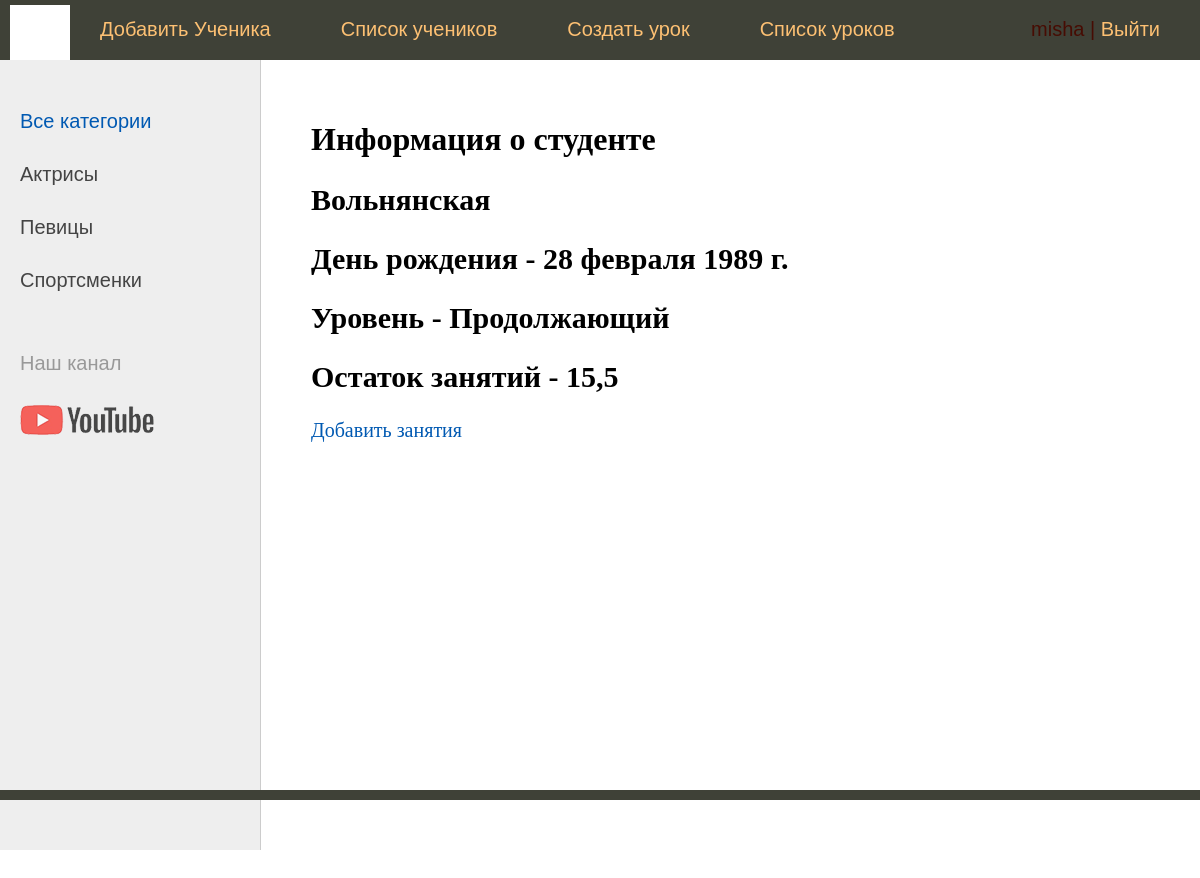
The page /student/2/ (signed in) on the database its author committed.
### tangoschool/models.py (models this page shows, shortened)
class Student(models.Model):
    id = models.AutoField(primary_key=True, unique=True)
    user = models.CharField(max_length=15, unique=True)
    first_name = models.CharField(max_length=25)
    last_name = models.CharField(max_length=50)
    email = models.EmailField(max_length=70, unique=True)
    birth_day = models.DateField(blank=True, null=True, verbose_name="День рождения")
    phone_number = models.CharField(max_length=15, unique=True, blank=True, null=True, verbose_name="Номер телефона")
    photo = models.ImageField(upload_to='students/', blank=True, null=True, verbose_name="фото")
    level = models.CharField(max_length=30, choices=[("Продолжающий", 'advanced'), ('Начинающий', 'beginner')],
                             blank=True, null=True, verbose_name="Уровень подготовки")
    is_active = models.BooleanField(default=True, verbose_name="Статус активности", editable=True)
    lessons_balance = models.FloatField(default=0, verbose_name="Количество занятий")
    class Meta:
        verbose_name = 'student'
        verbose_name_plural = 'students'
        ordering = ['-is_active', 'last_name']

### tangoschool/views.py (the view)
# urls.py: path('student/<int:pk>/', ShowStudent.as_view(), name='student'),
class ShowStudent(LoginRequiredMixin, DataMixin, DetailView):
    model = Student
    template_name = "tangoschool/student_show.html"
    context_object_name = 'student'
    def get_context_data(self, *, objects_list=None, **kwargs):
        context = super().get_context_data(**kwargs)
        c_def = self.get_user_context(title="Информация о студенте")
        return dict(list(context.items()) + list(c_def.items()))

### tangoschool/utils.py (called while the page is built)
    def get_user_context(self, **kwargs):
        context = kwargs
        user_menu = menu.copy()
        if not self.request.user.is_authenticated:
            user_menu = []
        if self.request.user.is_authenticated and not self.request.user.is_staff:
            del(user_menu[0:4])
            context['menu'] = user_menu
        if self.request.user.is_authenticated and self.request.user.is_staff:
            user_menu.pop(4)
        context['menu'] = user_menu
        return context

### tangoschool/templates/tangoschool/student_show.html (shortened to what this page needs)
{% extends 'tangoschool/base.html' %}
{% block content %}
<h1> {{ title }}</h1>
    <h2>{{ student.last_name }}  {{ student.first }}</h2>
    <h2>День рождения -  {{ student.birth_day }}</h2>
    <h2>Уровень -  {{ student.level }}</h2>
    <h2>Остаток занятий -  {{ student.lessons_balance }}</h2>
    <a href="{% url 'buy_lessons' pk=student.pk %}" class="btn btn-primary">Добавить занятия</a>
{% endblock %}

### tangoschool/templates/tangoschool/base.html (shortened to what this page needs)
{% load static %}
<!doctype html>
<html lang="en">
<head>
    <link type="text/css" href="{% static 'tangoschool/css/styles.css' %}" rel="stylesheet"/>
</head>
<body>
<table class="table-page" border=0 cellpadding="0" cellspacing="0">
    <tr>
        <td valign=top>
            {% block mainmenu %}
                <div class="header">
                    <ul id="mainmenu" class="mainmenu">
                        <li class="logo"><a href="{% url 'home' %}">
                            <div class="logo"></div>
                        </a></li>
                        {% for m in menu %}
                            <li><a href='{% url m.url_name %}'>{{ m.title }}</a></li>
                        {% endfor %}
                        {% if request.user.is_authenticated %}
                            <li class="last"> {{ user.username }} | <a href="{% url 'logout' %}">Выйти</a></li>
                        {% else %}
                            <li class="last"><a href='{% url 'login' %}'>Войти</a>
                            </li>
                        {% endif %}
                        {% if request.user.is_staff %}
                            <li><a href="/admin/">Админ</a></li>
                        {% endif %}
                    </ul>
                </div>
            {% endblock mainmenu %}
            <table class="table-content" border=0 cellpadding="0" cellspacing="0">
                <tr>
                    <td valign="top" class="left-chapters">
                        <ul id="leftchapters">
                            <li class="selected">Все категории</li>
                            <li><a href="#">Актрисы</a></li>
                            <li><a href="#">Певицы</a></li>
                            <li><a href="#">Спортсменки</a></li>
                            <li class="share">
                                <p>Наш канал</p>
                                <a class="share-yt"
                                   href="https://www.youtube.com/channel/UClJzWfGWuGJL2t-3dYKcHTA/playlists"
                                   target="_blank" rel="nofollow"></a>
                            </li>
                        </ul>
                    </td>
                    <td valign="top" class="content">
                        <div class="content-text">
                            {% block content %}
                            {% endblock %}
                        </div>
                    </td>
                </tr>
            </table>
        </td>
    </tr>
    <tr>
        <td valign=top>
            <div id="footer">
            </div>
        </td>
    </tr>
</table>
</body>
</html>

### tangoschool/static/tangoschool/css/styles.css (style rules this page uses)
html, body { font-family: 'Arial'; margin: 0; padding: 0; height: 100%; width: 100%; color: #444; }
a { color: #0059b2; text-decoration: none; }
.table-page { width: 100%; height: 100%; vertical-align: top; }
.table-page tr { height: 100%; }
.header { background: #3F4137; height: 60px; }
.logo { background: url('../images/logo.png') no-repeat 10px 5px; width: 70px; height: 60px; }
ul.mainmenu { list-style: none; margin: 0; padding: 0; height: 60px; color: #470c03; font-size: 20px; overflow: hidden; }
ul.mainmenu li { float: left; margin: 18px 40px 0 30px; }
ul.mainmenu li.logo { margin: 0; }
ul.mainmenu li.last { float: right; }
ul.mainmenu li a { color: #fdc073; text-decoration: none; }
.table-content { width: 100%; min-height: 100%; height: 100%; }
.left-chapters { margin: 0; background: #eee; border-right: 1px solid #ccc; min-height: 100%; }
.left-chapters ul { width: 230px; min-height: 100%; margin: 0; padding: 20px 10px 10px 20px; list-style: none; font-size: 20px; }
.left-chapters ul li { margin: 30px 0 0 0; color: #999; }
.left-chapters ul li.selected { color: #0059b2; }
.left-chapters ul li a { color: #444; text-decoration: none; }
.left-chapters ul li.share { margin: 60px 0 0 0; }
.left-chapters ul li.share p { margin: 30px 0 30px 0; }
.left-chapters ul li.share a { display: inline-block; width: 40px; height: 40px; margin: 0 20px 0 0; }
.left-chapters ul li.share a.share-yt { width: 100%; height: 30px; background: url('../images/share_yt.png') no-repeat 0 0 }
.content { padding: 40px 20px 20px 40px; width: 100%; box-sizing: border-box; }
.content-text { margin: 10px 0 0 10px; color: #000; font-size: 20px; font-family: Yandex Sans Display Light; }
.content-text h1 { font-size: 32px; }
#footer { box-sizing: border-box; background: #3F4137; padding: 5px; color: #aaa; font-size: 14px; font-family: Verdana, Geneva, Arial, Helvetica; text-align: left; overflow: hidden; }

### rows shown on the page
Student: last_name "Вольнянская", birth_day "28 февраля 1989 г.", level "Продолжающий", lessons_balance "15,5"

### other values the page prints
{{ m.title }} "Добавить Ученика" "Список учеников" "Создать урок" "Список уроков"
{{ user.username }} "misha"
{{ title }} "Информация о студенте"
